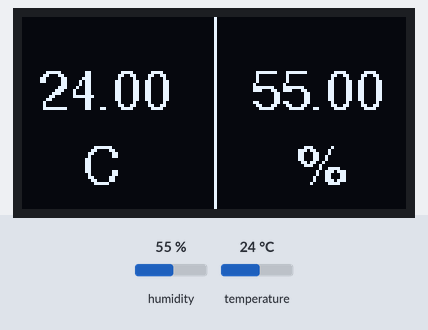
A sketch run on a simulated Arduino Uno, built with avr-gcc and run on an emulated ATmega328P. On the bench: 128×64 one-colour display. The inputs (shaded band) are chosen by the test bench; at power-on: humidity 55 %, temperature 24 °C. What the sketch prints to the serial monitor is not drawn.

Above: at 2.9 s.
3.0 s: humidity set to 22 %
At 4.6 s:
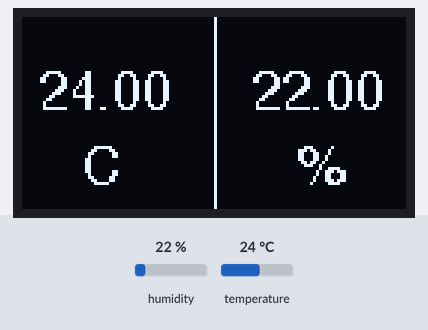
5.8 s: temperature set to 12 °C
At 6.6 s:
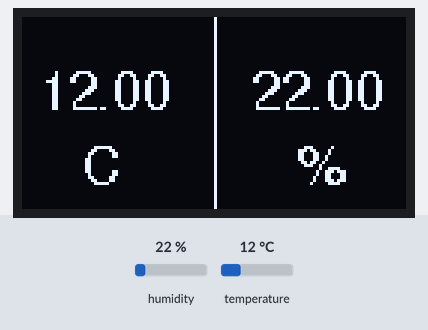
8.6 s: humidity set to 40 %
At 10.8 s:
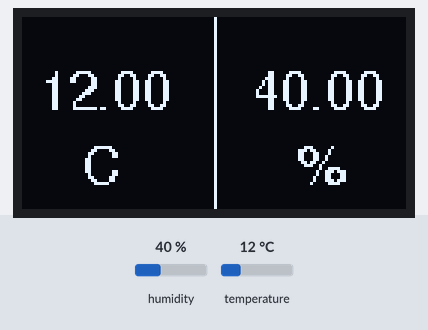
11.9 s: temperature set to 19 °C
At 12.8 s:
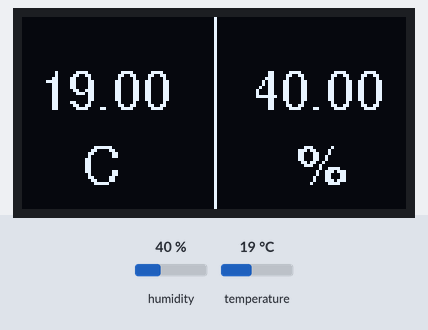
Timing chart, 0 to 14.9 s (numbered marks = the images above; inputs shaded):
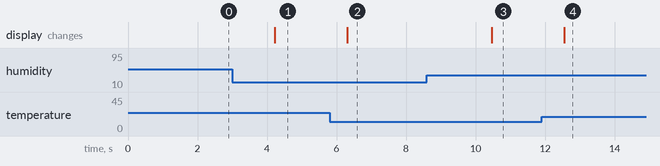

The sketch:

sketch.ino
```cpp
#include "DHT.h"

#include <Wire.h>
#include <Adafruit_GFX.h>
#include <Adafruit_SSD1306.h>
#include <Fonts/FreeSans9pt7b.h>

#define SCREEN_WIDTH 128 // OLED display width, in pixels
#define SCREEN_HEIGHT 64 // OLED display height, in pixels

// Declaration for an SSD1306 display connected to I2C (SDA, SCL pins)
// SCL and SDA pins should be: D1 and D2 (NodeMCU)
Adafruit_SSD1306 display(SCREEN_WIDTH, SCREEN_HEIGHT, &Wire, -1);

const int BUTTONPIN = 13;

#define DHT_PIN 12
#define DHT_TYPE DHT22

DHT dht = DHT(DHT_PIN, DHT_TYPE);

bool isDown = false;
void setup() {
    Serial.begin(115200);

    display.begin(SSD1306_SWITCHCAPVCC, 0x3C);
    display.clearDisplay();
    pinMode(BUTTONPIN, INPUT_PULLUP);
    dht.begin();
}

void loop() {

    isDown = true;

    float temperature = dht.readTemperature(),
          humidity = dht.readHumidity();

    display.setFont(&FreeSans9pt7b);
    display.clearDisplay();
    display.drawLine(64, 0, 64, 64, WHITE);
    display.setTextSize(1);
    display.setTextColor(WHITE);
    display.setCursor(5, 30);
    display.println(String(temperature));
    display.setCursor(20, 55);
    display.println("C");

    display.setCursor(76, 30);
    display.println(String(humidity));
    display.setCursor(91, 55);
    display.println("%");
    display.display();

    Serial.print(String(temperature) + "°C | " + String(humidity) + "% \n");
    delay(100);
}
```

Measured:
- after the input at 3.0 s, the display: changes after 1.2 s (image 1)
- after the input at 5.8 s, the display: changes after 0.51 s (image 2)
- after the input at 8.6 s, the display: changes after 1.9 s (image 3)
- after the input at 11.9 s, the display: changes after 0.65 s (image 4)
